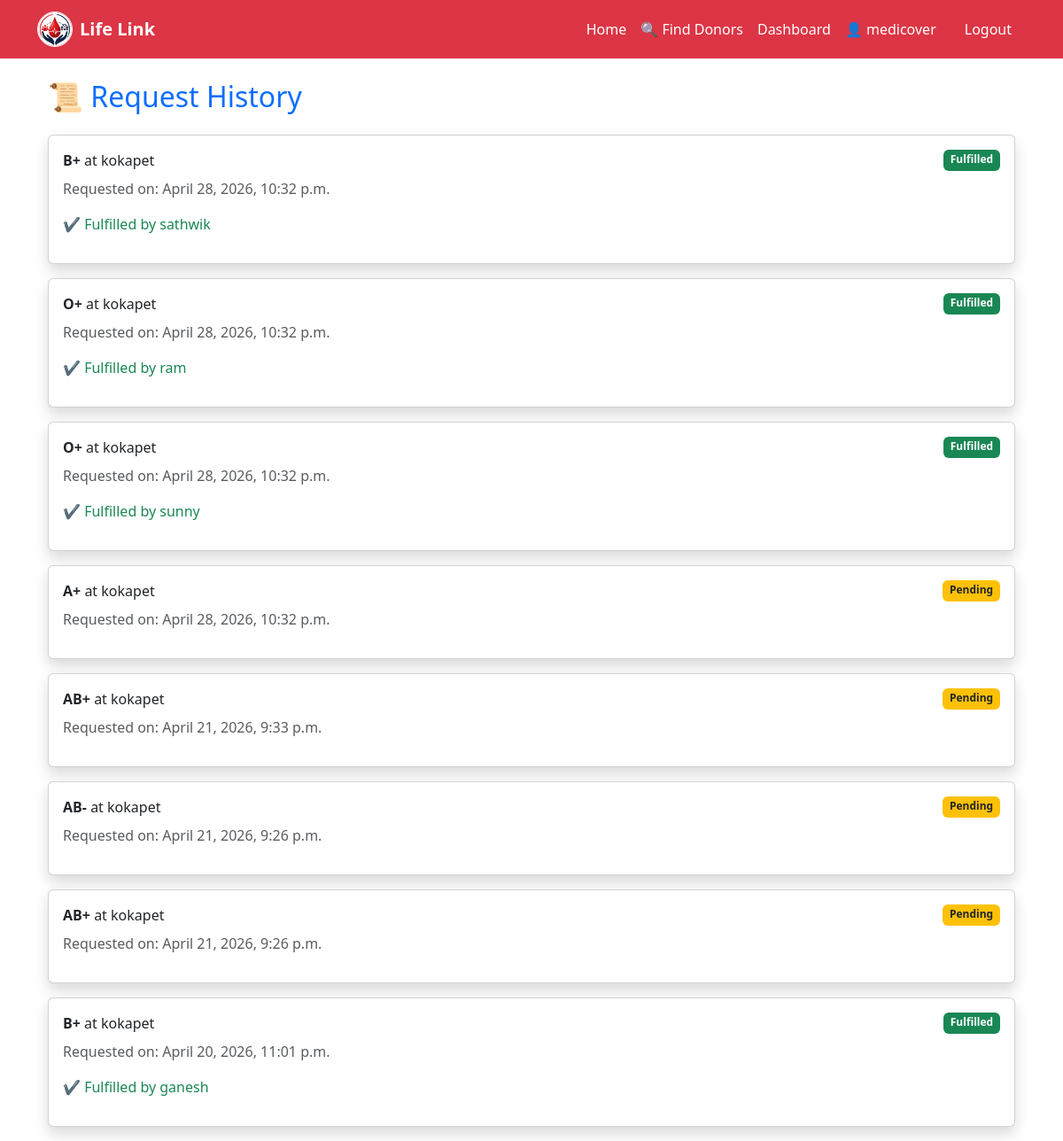
/request-history/ (signed in), run on the app's committed database.
### core/models.py (models this page shows)
class BloodRequest(models.Model):
    STATUS_CHOICES = [
        ('pending', 'Pending'),
        ('fulfilled', 'Fulfilled'),
    ]
    hospital = models.ForeignKey(Hospital, on_delete=models.CASCADE)
    blood_group = models.CharField(max_length=5)
    location = models.CharField(max_length=100)
    status = models.CharField(
        max_length=20,
        choices=STATUS_CHOICES,
        default='pending'
    )
    created_at = models.DateTimeField(auto_now_add=True)
    fulfilled_by = models.ForeignKey(
        Donor,
        on_delete=models.SET_NULL,
        null=True,
        blank=True
    )

class Donor(models.Model):
    user = models.OneToOneField(User,on_delete=models.CASCADE)
    blood_group = models.CharField(max_length=5)
    location = models.CharField(max_length=100)
    latitude = models.FloatField(null=True, blank=True)
    longitude = models.FloatField(null=True, blank=True)
    last_donation_date = models.DateField(null=True, blank=True)
    phone = models.CharField(max_length=15, blank=True, null=True)

### core/views.py (the view)
# urls.py: path('request-history/', views.request_history, name='request_history'),
@login_required
def request_history(request):
    hospital = Hospital.objects.get(user=request.user)
    requests = BloodRequest.objects.filter(
        hospital=hospital
    ).order_by('-created_at')
    return render(request, 'request_history.html', {
        'requests': requests
    })

### core/context_processors.py (called while the page is built)
def user_role(request):
    if request.user.is_authenticated:
        return {
            'is_donor': Donor.objects.filter(user=request.user).exists(),
            'is_hospital': Hospital.objects.filter(user=request.user).exists()
        }
    return {}

### core/templates/request_history.html
{% extends 'base.html' %}
{% block content %}
<div class="container">
    <h2 class="mb-4 text-primary">📜 Request History</h2>
    {% if requests %}
        {% for r in requests %}
        <div class="card shadow mb-3 p-3">
            <div class="d-flex justify-content-between">
                <div>
                    <b>{{ r.blood_group }}</b> at {{ r.location }}
                </div>
                {% if r.status == 'fulfilled' %}
                    <span class="badge bg-success">Fulfilled</span>
                {% else %}
                    <span class="badge bg-warning text-dark">Pending</span>
                {% endif %}
            </div>
            <p class="mt-2 text-muted">
                Requested on: {{ r.created_at }}
            </p>
            {% if r.fulfilled_by %}
                <p class="text-success">
                    ✔ Fulfilled by {{ r.fulfilled_by.user.username }}
                </p>
            {% endif %}
        </div>
        {% endfor %}
    {% else %}
        <p>No requests yet.</p>
    {% endif %}
</div>
{% endblock %}

### core/templates/base.html (shortened to what this page needs)
{% load static %}
<!DOCTYPE html>
<html>
<head>
    <link href="https://cdn.jsdelivr.net/npm/bootstrap@5.3.0/dist/css/bootstrap.min.css" rel="stylesheet">
</head>
<body>
<nav class="navbar navbar-expand-lg navbar-dark bg-danger">
    <div class="container">
       <a class="navbar-brand d-flex align-items-center" href="{% url 'home' %}">
    <img src="{% static 'images/logo.png' %}"
         alt="Logo"
         width="40" height="40"
         class="me-2 rounded-circle border border-light">
    <span class="fw-bold text-white">Life Link</span>
</a>
        <div class="collapse navbar-collapse" id="navbarNav">
            <ul class="navbar-nav ms-auto">
                <li class="nav-item">
                    <a class="nav-link text-white" href="{% url 'home' %}"> Home</a>
                </li>
                {% if user.is_authenticated %}
                    {% if is_hospital %}
                        <li class="nav-item">
                            <a class="nav-link text-white" href="/search/">🔍 Find Donors</a>
                        </li>
                    {% endif %}
                    <li class="nav-item">
                        <a class="nav-link text-white" href="/dashboard/"> Dashboard</a>
                    </li>
                    <li class="nav-item">
                        <span class="nav-link text-white">
                            👤 {{ user.username }}
                        </span>
                    </li>
                    <li class="nav-item">
                        <a class="nav-link btn btn-dark text-white px-3 ms-2" href="/logout/">
                            Logout
                        </a>
                    </li>
                {% endif %}
            </ul>
        </div>
    </div>
</nav>
<div class="container mt-4">
    {% block content %}
    {% endblock %}
</div>
</body>
</html>

### core/templates/base.html (style rules this page uses)
.card { border-radius: 15px; transition: 0.3s; }

### data on the page
BloodRequest: blood_group "B+", location "kokapet", status "Fulfilled", created_at "April 28, 2026, 10:32 p.m.", fulfilled_by.user.username "sathwik"
BloodRequest: blood_group "O+", location "kokapet", status "Fulfilled", created_at "April 28, 2026, 10:32 p.m.", fulfilled_by.user.username "ram"
BloodRequest: blood_group "O+", location "kokapet", status "Fulfilled", created_at "April 28, 2026, 10:32 p.m.", fulfilled_by.user.username "sunny"
BloodRequest: blood_group "A+", location "kokapet", status "Pending", created_at "April 28, 2026, 10:32 p.m."
BloodRequest: blood_group "AB+", location "kokapet", status "Pending", created_at "April 21, 2026, 9:33 p.m."
BloodRequest: blood_group "AB-", location "kokapet", status "Pending", created_at "April 21, 2026, 9:26 p.m."
BloodRequest: blood_group "AB+", location "kokapet", status "Pending", created_at "April 21, 2026, 9:26 p.m."
BloodRequest: blood_group "B+", location "kokapet", status "Fulfilled", created_at "April 20, 2026, 11:01 p.m.", fulfilled_by.user.username "ganesh"

### other printed values
{{ user.username }} "medicover"
